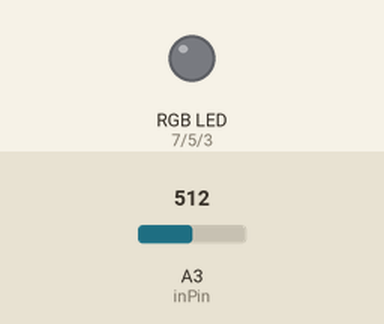
Bench run of a sketch on a simulated Arduino Nano, built with avr-gcc and run on an emulated ATmega328P. Parts: an RGB LED mixed from three pins (HIGH = lit). Inputs (shaded band) come from the test bench; at power-on: A3 (inPin) = 512. What the sketch prints to the serial monitor is not drawn.

Above: at 0.1 s.
At 0.6 s:
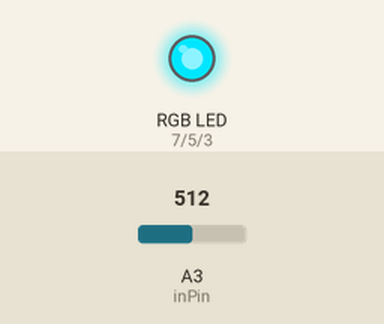
Timing chart, 0 to 2.1 s (numbered marks = the images above):
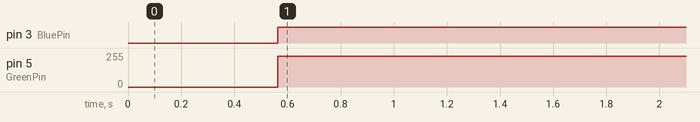

Measured:
- by itself, pin 3 (BluePin): LOW → HIGH at 0.56 s
- by itself, pin 5 (GreenPin): 0/255 → 230/255 at 0.56 s

The sketch:

Sixth_Sense.ino
```cpp
/*

███████╗██╗██╗  ██╗████████╗██╗  ██╗    ███████╗███████╗███╗   ██╗███████╗███████╗
██╔════╝██║╚██╗██╔╝╚══██╔══╝██║  ██║    ██╔════╝██╔════╝████╗  ██║██╔════╝██╔════╝
███████╗██║ ╚███╔╝    ██║   ███████║    ███████╗█████╗  ██╔██╗ ██║███████╗█████╗
╚════██║██║ ██╔██╗    ██║   ██╔══██║    ╚════██║██╔══╝  ██║╚██╗██║╚════██║██╔══╝
███████║██║██╔╝ ██╗   ██║   ██║  ██║    ███████║███████╗██║ ╚████║███████║███████╗
╚══════╝╚═╝╚═╝  ╚═╝   ╚═╝   ╚═╝  ╚═╝    ╚══════╝╚══════╝╚═╝  ╚═══╝╚══════╝╚══════╝

Sixth Sense - Mark I

Sixth Sense is an Ambient Baby Monitor that looks for changes in sound intensity using a microphone to
detect the sound of a baby crying and then changes color to indicate to the babies parents that their
baby is cryting.

The device seeks to give voice to babies through color, exploring new possibilities of non verbal communication
enhanced by light.

Future versions will detach the microphone from the light source so that you can turn any lamp, or room into
a communication channel with the baby's room.

This program runs on an arduino Nano receiving signals from a standard Arduino Microphone

You may find more information on how to build the first version of this concept on:
https://github.com/AndresRicoM/Sixth-Sense

Feel free to expand the idea and to integrate it into more sophisticated lighting systems!

Andres Rico - 2016
andresrico.xyz

 */


int inPin = A3; //Analog Pin for reading values from microphone.
int value; //For storing current sensor value.
int last; //For storing last sensor value.
int delta; //Detects changes in sensor values.
int desicion; //Variable for deciding if baby is crying or not.

int GreenPin = 5; //Control pins for RGB LED
int BluePin = 3;
int RedPin = 7;

int icounter;
float sum = 0;


void setup() {

  Serial.begin(9600); //Setup pins and variables in appropiate modes.
  pinMode(inPin, INPUT);
  pinMode(GreenPin, OUTPUT);
  pinMode(BluePin, OUTPUT);
  pinMode(RedPin, OUTPUT);
  last = value;
  desicion = 0;

}


void loop()
{

  for (icounter = 0; icounter < 100; icounter++) { //Take 100 samples from microphone.
    value = analogRead(inPin); //Read sensor value.
    Serial.println(value);
    delay(5);
    delta = abs(value - last); //Get delta from current and last value.
    Serial.print(delta);
    //Serial.print('\n');
    if (delta > 5)  //If delta is larger than
    {
      desicion = desicion + 1; //Times that delta has been larger than 5.
    }
      last = value;
  }

    if (desicion > 10) //If there have been many drastic changes in microphone values, the baby is crying.
      {
        //Serial.print("Baby is Crying");
       // Serial.print('\n');
        analogWrite (RedPin, 255); //Turn light Pink
        analogWrite (GreenPin, 0);
        analogWrite (BluePin, 40);
        delay(5500);
        desicion = 0;
        last = value;

      }
      else
      {
        //Serial.print("Baby is Sleeping");
        //Serial.print('\n');
        analogWrite (RedPin, 0); //Turn light blue
        analogWrite (GreenPin, 230);
        analogWrite (BluePin, 255);
        desicion = 0;
        last = value;
      }
}
```
